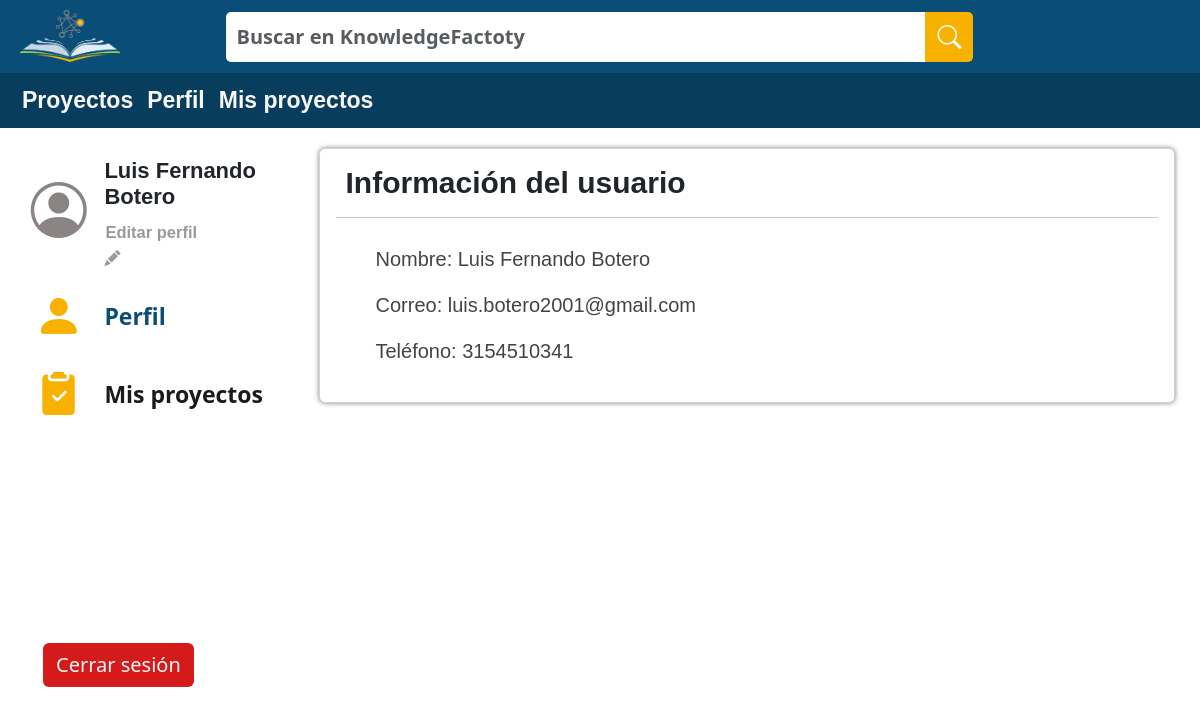
Screenshot of /Perfil/ (signed in) with the database file from the repository.
### test_app/models.py (models this page shows, shortened)
class User(AbstractBaseUser, PermissionsMixin):
    cc = models.CharField(auto_created=False, primary_key=True, serialize=False, verbose_name='CC', max_length=10)
    fullname = models.CharField(max_length=50)
    phoneNumberU = models.CharField(max_length=15)
    email = models.EmailField(max_length=100, verbose_name="email", unique=True)
    password = models.CharField(max_length=100)
    birthday = models.DateField()
    is_staff = models.BooleanField(default=True) #esto es necesario para el login. Aunque podemos ignorarlo en el modelo de datos.
    is_active = models.BooleanField(default=True) #esto es necesario para el login. Aunque podemos ignorarlo en el modelo de datos.
    is_superuser = models.BooleanField(default=False) #esto es necesario para el login. Aunque podemos ignorarlo en el modelo de datos.
    objects = CustomUserManager()
    USERNAME_FIELD = 'email'
    REQUIRED_FIELDS = ['cc', 'fullname', 'phoneNumberU', 'password', 'birthday']
    class Meta:
        verbose_name = 'User'
        verbose_name_plural = 'Users'

### test_app/views.py (the view)
# urls.py: path('Perfil/',views.ProfileView.as_view(), name="profile"),
class ProfileView(TemplateView):
    template_name="test_app/Profile.html"
    def get (self, req):
        user=get_object_or_404(User,pk=req.user.cc)
        if Company.objects.filter(user=user.cc).count(): # Si el usuario tiene empresa asociada se hace get de la company
            company=get_object_or_404(Company,user=req.user.cc)
        else:
            company=None
        return render(req, 'test_app/Profile.html', {'user':user,'company':company})

### test_app/templates/test_app/Profile.html (shortened to what this page needs)
{% extends 'test_app/base.html' %}
{% load static %}
{% block content %}
<!DOCTYPE html>
<html lang="en">
<head>
    <link href="https://cdn.jsdelivr.net/npm/bootstrap@5.3.0-alpha2/dist/css/bootstrap.min.css" rel="stylesheet">
    <link rel="stylesheet" href="https://cdn.jsdelivr.net/npm/bootstrap-icons@1.10.3/font/bootstrap-icons.css">
    <link rel="stylesheet" href='{% static "CSS/styleProfile.css" %}'>
</head>
<body>
    <header class="container-fluid text-center" style="padding: 10px;  background-color: #0A4D77;">
        <div class="row align-items-center" style="padding-left: 10px; padding-right: 10px;">
          <div class="col-2 image_locate">
            <img src='{% static "/Images/Logo_DreamsBank.png" %}' alt="Logo de DreamsBank" style="width: 100px;">
          </div>
          <div class="col-8 items_search_locate" style="display: flex; justify-content: center;">
            <form class="form-inline">
              <div class="input-group" style="flex-shrink: 0;">
                <input id="input_search" type="text" class="form-control" placeholder="Buscar en KnowledgeFactoty" style="width: 700px;">
                <div class="input-group-append">
                  <button class="btn btn-secondary" type="button" style="background-color: #F9B100; border: 0; border-radius: 0px ; border-top-right-radius: 5px; border-bottom-right-radius: 5px; width: 100%; height: 100%;">
                    <i class="bi bi-search" style="font-size: 1.5em;"></i>
                  </button>
                </div>
              </div>
            </form>
          </div>
        </div>
      </header>
      <header class="row-fluid text-center" style="padding: 10px; padding-left: 15px; padding-right: 15px; background-color: #093D5E;">
        <div class="menu-bar">
            <a href="{% url 'homePage' %}" class="menu-item">Proyectos</a>
            <a href="{% url 'profile' %}" class="menu-item">Perfil</a>
            <a href="{% url 'profileMeeting' %}" class="menu-item">Mis proyectos</a>
          </div>
      </header>
    <div class="PrimaryBox">
      <div class="container-fluid" style="padding: 10px; padding-top: 20px; padding-bottom: 20px">
        <div class="row" style="padding-left: 15px; padding-right: 15px; padding-bottom: 25px;">
          <div class="col-3" style="margin: 0px; justify-content: space-between;">
            <div class="row" style="margin: 0px; margin-bottom: 10px;">
              <div class="col-3" style="display: flex ;align-items: center; justify-content:center ;">
                <i class="bi bi-person-circle" style="color: #8a8484; font-size: 3.5em;"></i>
              </div>
              <div class="col-9" style="display: flex; align-items: center,start; justify-content: left ;flex-direction: column; padding-top: 10px;">
                <div class="row" style="flex: 1; align-items: end;">
                  <h4 class="name-profile-view">{{user.fullname}}</h4>
                </div>
                <div class="row" style="flex: 1;align-items: start; display: flex;">
                  <div class="col-8" style="align-items: start">
                    <a href="{% url "editProfile" %}" target="_self" id="text_editProfile" class="btn btn-link" style="font-family: 'Roboto Flex', 'Arial', 'sans-serif'; font-weight: bold; color: #9A9A9A; text-decoration: none; font-size: 16.5px; width: fit-content; padding: 0px;">Editar perfil</a>
                    <a href="{% url "editProfile" %}" target="_self" id="icon_editProfile" class="bi bi-pencil-fill" style="color: #9a9a9a;"></a>
                  </div>
                </div>
              </div>
            </div>
            <div class="row" style="margin: 0px; margin-bottom: 10px;">
              <div class="col-3"  style="display: flex ;align-items: center; justify-content:center ;">
                <a href="{% url "profile" %}" target="_self" class="bi bi-person-fill" style="color: #F9B100; font-size: 3.0em;"></a>
              </div>
              <div class="col" style="align-items: center; display: flex;">
                <a href="{% url "profile" %}" target="_self" style="color: #0A4D77; font-size: 23px; text-decoration: none; font-weight: bold;">Perfil</a>
              </div>
            </div>
            <div class="row" style="margin: 0px; margin-bottom: 10px;">
              <div class="col-3"  style="display: flex ;align-items: center; justify-content:center ;">
                <a href="{% url "profileMeeting" %}" target="_self" class="bi bi-clipboard2-check-fill" style="color: #F9B100; font-size: 2.7em;"></a>
              </div>
              <div class="col" style="align-items: center; display: flex;">
                <a href="{% url "profileMeeting" %}" target="_self" style="color: #1b1b1c; font-size: 23px; text-decoration: none; font-weight: bold;">Mis proyectos</a>
              </div>
            </div>
            <div class="col" style="display: flex;align-items: end;height: 250px;padding-left: 30px;">
              <div class="row" style="text-align: end; align-items: end; display: flex;">
                <a href="{% url 'signin' %}" id="btn_lgout" class="btn btn-link" style="font-size: 20px;">Cerrar sesión</a>
              </div>
            </div>
          </div>
          <div class="col-9">
            <div class="card" style="width: 100%;box-shadow: 0px 0px 5px rgba(0, 0, 0, 0.5);">
              <div class="card-body">
                <h5 class="card-title">Información del usuario</h5>
                <hr>
                <div class="container-fluid" style="padding-left: 40px; padding-top: 10px; padding-bottom: 20px; padding-right: 40px;">
                  <p class="card-text">Nombre: {{user.fullname}}</p>
                  <p class="card-text">Correo: {{user.email}}</p>
                  <p class="card-text">Teléfono: {{user.phoneNumberU}}</p>
                </div>
                </div>
            </div>
          </div>
</body>
</html>
{% endblock %}

### test_app/static/CSS/styleProfile.css (style rules this page uses)
* { margin: 0; padding: 0; box-sizing: border-box; text-decoration: none; }
.image_locate { text-align: left; }
.items_search_locate { text-align: center; align-self: center; }
#input_search { height: 50px; border: 0px; border-top-left-radius: 5px; border-bottom-left-radius: 5px; color: #525151; font-weight: bold; padding-left: 10px; padding-right: 10px; font-size: 20px; text-align: left; }
.menu-bar { display: flex; flex-direction: row; flex-wrap: wrap; overflow: hidden; justify-content:left; align-items: center; }
header div a { display: flex; align-self: center; justify-content: center; }
.menu-item { color: #fff; list-style: none; margin-right: 7px; margin-left: 7px; text-decoration: none; font-size: 23px; font-weight: bold; color: #F8F8F8; font-family: "Roboto Flex", "Arial", sans-serif; }
.name-profile-view { font-family: 'Roboto Flex', 'Arial', 'sans-serif'; font-weight: bold; font-size: 22px; }
.card-title { font-size: 30px; font-weight: bold; font-family: 'Roboto Flex', 'Arial', 'sans-serif'; padding-left: 10px; }
.card-text { color: #454343; font-family: 'Roboto Flex', 'Arial', 'sans-serif'; font-size: 20px; }
#btn_lgout { background-color: #d41a1a; text-align: center; width: 100%; text-decoration: none; font-size: 20px; color: #F8F8F8; }

### rows the page displays
User: fullname "Luis Fernando Botero", email "luis.botero2001@gmail.com", phoneNumberU "3154510341"
